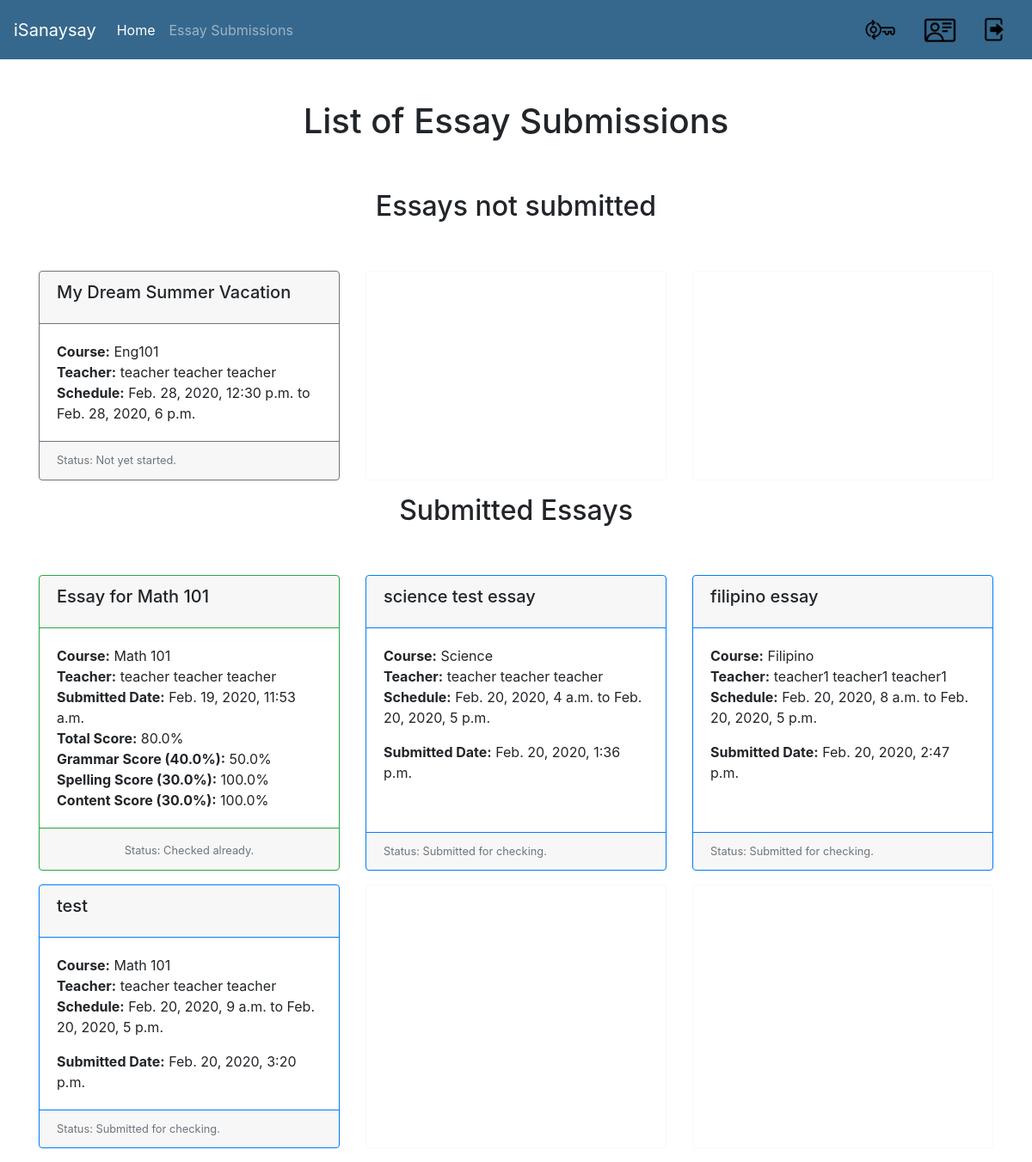
Before: /isanaysay/view_essay_submissions (signed in) with the older database file.
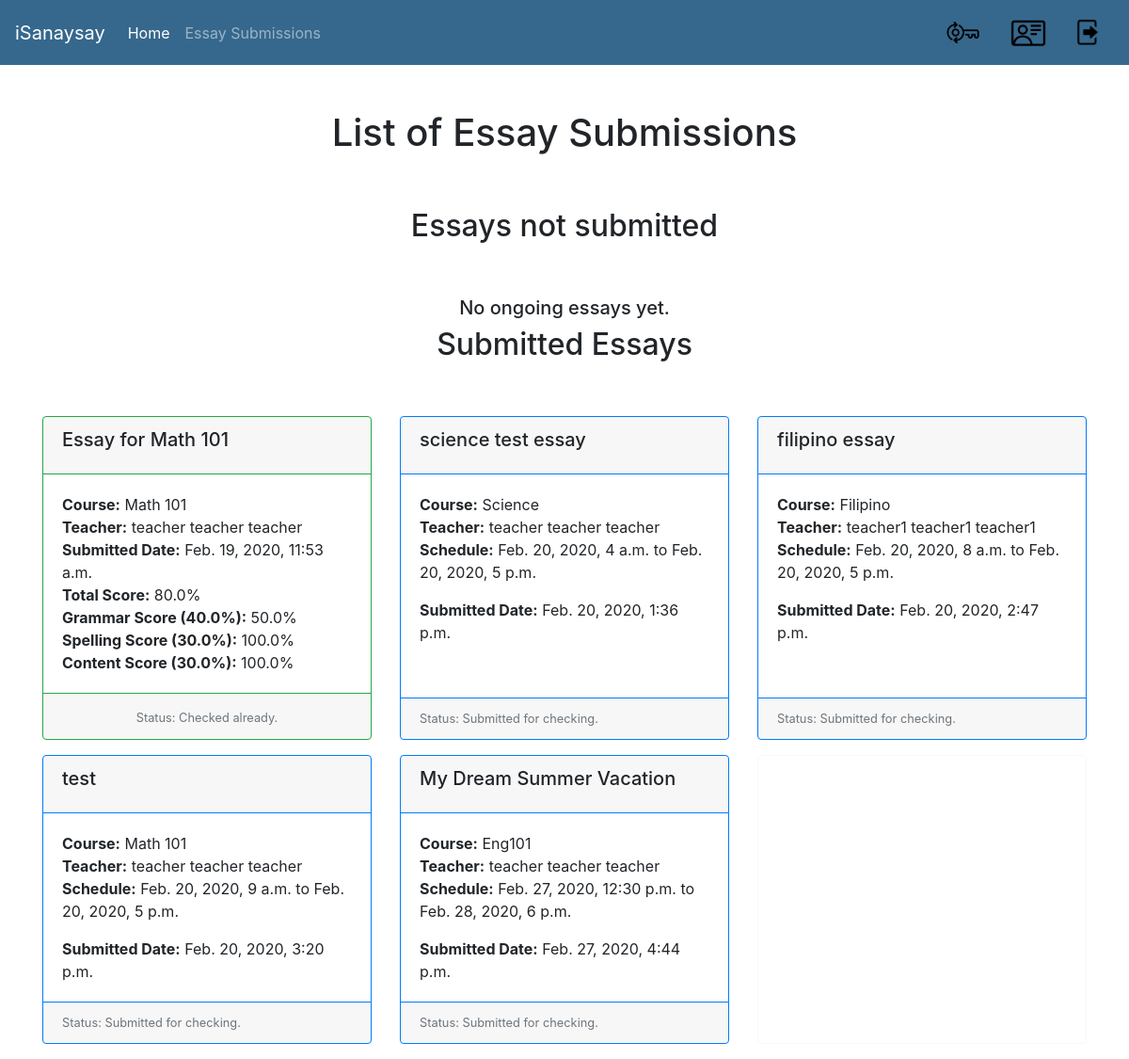
After: the same page with the newer database file.
### users/models.py (models this page shows, shortened)
class Essay(models.Model):
    course = models.ForeignKey(Course, verbose_name="Course", on_delete = models.CASCADE)
    name = models.CharField(verbose_name="Essay Name", max_length=300)
    essay_description = models.CharField(verbose_name="Essay Description", max_length=1500)
    essay_code = models.CharField(verbose_name="Essay Code", max_length=100)
    maximum_length = models.IntegerField(verbose_name="Maximum Length")
    start_date_time = models.DateTimeField(verbose_name="Essay Start Date and Time")
    end_date_time = models.DateTimeField(verbose_name="Essay End Date and Time")
    criteria_no_1 = models.FloatField(verbose_name="Grammar",default=0)
    criteria_no_2 = models.FloatField(verbose_name="Spelling",default=0)
    criteria_no_3 = models.FloatField(verbose_name="Content",default=0)
    words = models.CharField(verbose_name="Words",max_length=10000,default="")
    def is_past_due(self):
        date_today = datetime.datetime.now().replace(tzinfo=utc)
        essay_end_date = self.end_date_time.replace(tzinfo=utc)
        return date_today > essay_end_date
    def is_ongoing(self):
        date_today = datetime.datetime.now().replace(tzinfo=utc)
        essay_end_date = self.end_date_time.replace(tzinfo=utc)
        essay_start_date = self.start_date_time.replace(tzinfo=utc)
        return date_today > essay_start_date and date_today < essay_end_date

class Course(models.Model):
    pass
    semester_Choices = (
        ('A', 'First Semester'),
        ('B', 'Second Semester'),
        ('C', 'Summer'),
    )
    shoolYear_Choices = (
        ('1', '2019-2020'),
        ('2', '2020-2021'),
        ('3', '2021-2022'),
    )
    name = models.CharField(verbose_name="Course Name", max_length=128)
    course_code = models.CharField(verbose_name="Course Code", max_length=128)
    course_description = models.CharField(verbose_name="Course Description", max_length=500)
    course_detail = models.CharField(verbose_name="Course Detail", max_length=100)
    course_unit = models.IntegerField(verbose_name="Course Units", default=3)
    course_semester = models.CharField(max_length=1,choices=semester_Choices, default='A', verbose_name="Semester")
    course_school_year = models.CharField(max_length=1,choices=shoolYear_Choices, default='20', verbose_name="School Year")
    start_date = models.DateField(verbose_name="Course Start Date")
    end_date = models.DateField(verbose_name="Course End Date")
    students = models.ManyToManyField(CustomUser, related_name='students_enrolled')
    teacher = models.ForeignKey(CustomUser, verbose_name="Teacher", on_delete = models.CASCADE)

class CustomUser(AbstractUser):
    pass
    isStudent_Choices = (
        ('S', 'Student'),
        ('T', 'Teacher'),
    )
    first_name = models.CharField(verbose_name="First Name", max_length=100, default="")
    middle_name = models.CharField(verbose_name="Middle Name", max_length=100, default="")
    last_name = models.CharField(verbose_name="Last Name", max_length=100, default="")
    email_address = models.CharField(verbose_name="Email Address", max_length=100, default="some@email.com")
    id_number = models.CharField(verbose_name="ID Number", max_length=50, default="")
    isStudent = models.CharField(max_length=1,choices=isStudent_Choices, default='S', verbose_name="Student or Teacher")
    def __str__(self):
        return self.first_name + " " + self.middle_name + " " + self.last_name

class EssaySubmission(models.Model):
    pass
    isChecked_Choices = (
        ('Y', 'Yes'),
        ('N', 'No'),
    )
    essay = models.ForeignKey(Essay, verbose_name="Essay", on_delete = models.CASCADE)
    student = models.ForeignKey(CustomUser, verbose_name="Student", on_delete = models.CASCADE)
    content = models.CharField(verbose_name="Essay Content", max_length=3000)
    isChecked = models.CharField(max_length=1,choices=isChecked_Choices, default='N', verbose_name="Checked or Not Checked")
    submitted_date = models.DateTimeField(verbose_name="Essay Submission Date", auto_now_add=True)
    checked_date = models.DateTimeField(verbose_name="Essay Checked Date", auto_now_add=True)
    grammar_score = models.FloatField(verbose_name="Grammar Score", default=0)
    spelling_score = models.FloatField(verbose_name="Spelling Score", default=0)
    content_score = models.FloatField(verbose_name="Content Score", default=0)
    def checked_submission(self):
        if self.isChecked == 'N':
            return False
        return True
    def get_total_score(self):
        return (self.grammar_score  * self.essay.criteria_no_1 / 100) + (self.spelling_score * self.essay.criteria_no_2 / 100 ) + (self.content_score * self.essay.criteria_no_3 / 100 )

### users/views.py (the view)
def view_essay_submissions(request):
    template = "list_essay_submission.html"
    user_id = request.user.id
    print(user_id)
    essays = Essay.objects.select_related('course')
    essay_submissions = EssaySubmission.objects.select_related('student','essay').filter(student__id=user_id)
    courses = Course.objects.all()
    for essay in essays:
        present = False
        for s in essay.course.students.all():
            if s.id == user_id:
                present = True
                break
        if not present:
            essays = essays.exclude(id=essay.id)
    for essay in essays:
        present = False
        for es in essay_submissions:
            if essay.id == es.essay.id:
                present = True
                break
        if present:
            essays = essays.exclude(id=essay.id)
    date_today = datetime.datetime.now().replace(tzinfo=utc)
    context = {
        'essays': essays,
        'courses': courses,
        'essay_submissions': essay_submissions,
        'date_today': date_today,
    }
    return render(request, template, context)

### templates/list_essay_submission.html (shortened to what the changed rows need)
{% extends 'base.html' %}
{% block content %}
	<div id="parent"><div id="child"><br/><br/>
		<h1>List of Essay Submissions</h1><br/><br/>
    <h2>Essays not submitted</h2><br/><br/>
    <div style="width:100%">
    <div class="card-deck" style="display:inline-flex">
				{% for essay in essays %}
        {% if essay.is_ongoing %}
  <div class="card border-warning mb-3" style="max-width:350px;">
      <div class="card-header border-warning" ><a style="float:left;" href="{% url 'add-essay-submission' essay.id %}"><h5 class="card-title">{{ essay.name }}</h5> </a></div>
    <div class="card-body">
      <p class="card-text" style="float:left;margin-bottom:0px;"><b>Course:</b> {{ essay.course.name }}</p><br/>
      <p class="card-text" style="float:left;margin-bottom:0px;"><b>Teacher:</b> {{ essay.course.teacher }}</p><br/>
      <p class="card-text" style="float:left; text-align: left;"><b>Schedule:</b> {{ essay.start_date_time }} to {{ essay.end_date_time }}</p>
    </div>
    <div class="card-footer border-warning">
      <small class="text-muted" style="float:left;">Status: Ongoing.</small>
    </div>
  </div>
  {% else %}
  <div class="card border-secondary mb-3" style="max-width:350px;">
      <div class="card-header border-secondary" ><div style="float:left;" ><h5 class="card-title">{{ essay.name }}</h5> </div></div>
    <div class="card-body">
      <p class="card-text" style="float:left;margin-bottom:0px;"><b>Course:</b> {{ essay.course.name }}</p><br/>
      <p class="card-text" style="float:left;margin-bottom:0px;"><b>Teacher:</b> {{ essay.course.teacher }}</p><br/>
      <p class="card-text" style="float:left; text-align: left;"><b>Schedule:</b> {{ essay.start_date_time }} to {{ essay.end_date_time }}</p>
    </div>
    <div class="card-footer border-secondary">
      <small class="text-muted" style="float:left;">Status: Not yet started.</small>
    </div>
  </div>
        {% endif %}
        {% if forloop.last %}
        {% if forloop.counter|add:-1|divisibleby:"3" %}
  <div class="card border-light mb-3" style="min-width:350px;max-width:350px;"></div>
  <div class="card border-light mb-3" style="min-width:350px;max-width:350px;"></div>
        {% endif %}{% endif %}
        {% empty %}
        <h5> No ongoing essays yet. </h5>
  {% endfor %}
</div></div>
    <h2>Submitted Essays</h2><br/><br/>
    <div style="width:100%">
    <div class="card-deck" style="display:inline-flex; clear:both;">
    {% for essay_submission in essay_submissions %}
        {% if not essay_submission.checked_submission %}
  <div class="card border-primary mb-3" style="max-width:350px;">
      <div class="card-header border-primary" ><div style="float:left;" ><h5 class="card-title">{{ essay_submission.essay.name }}</h5> </div></div>
    <div class="card-body">
      <p class="card-text" style="float:left;margin-bottom:0px;"><b>Course:</b> {{ essay_submission.essay.course.name }}</p><br/>
      <p class="card-text" style="float:left;margin-bottom:0px;"><b>Teacher:</b> {{ essay_submission.essay.course.teacher }}</p><br/>
      <p class="card-text" style="float:left; text-align: left;"><b>Schedule:</b> {{ essay_submission.essay.start_date_time }} to {{ essay_submission.essay.end_date_time }}</p>
      <p class="card-text" style="float:left; margin-bottom:0px;text-align: left;"><b>Submitted Date:</b> {{ essay_submission.submitted_date }}</p>
    </div>
    <div class="card-footer border-primary">
      <small class="text-muted" style="float:left;">Status: Submitted for checking.</small>
    </div>
  </div>
        {% else %}
  <div class="card border-success mb-3" style="max-width:350px;">
      <div class="card-header border-success" ><div style="float:left;" ><h5 class="card-title">{{ essay_submission.essay.name }}</h5> </div></div>
    <div class="card-body">
      <p class="card-text" style="float:left;margin-bottom:0px;"><b>Course:</b> {{ essay_submission.essay.course.name }}</p><br/>
      <p class="card-text" style="float:left;margin-bottom:0px;"><b>Teacher:</b> {{ essay_submission.essay.course.teacher }}</p><br/>
      <p class="card-text" style="float:left; margin-bottom:0px;text-align: left; clear:both;"><b>Submitted Date:</b> {{ essay_submission.submitted_date }}</p><br/><br/>
      <p class="card-text" style="float:left; margin-bottom:0px;text-align: left;"><b>Total Score:</b> {{ essay_submission.get_total_score }}%</p>
      <p class="card-text" style="float:left; margin-bottom:0px;text-align: left;"><b>Grammar Score ({{essay_submission.essay.criteria_no_1}}%):</b> {{ essay_submission.grammar_score }}%</p>
      <p class="card-text" style="float:left; margin-bottom:0px;text-align: left;"><b>Spelling Score ({{essay_submission.essay.criteria_no_2}}%):</b> {{ essay_submission.spelling_score }}%</p>
      <p class="card-text" style="float:left; margin-bottom:0px;text-align: left;"><b>Content Score ({{essay_submission.essay.criteria_no_3}}%):</b> {{ essay_submission.content_score }}%</p>
    </div>
    <div class="card-footer border-success">
      <small class="text-muted">Status: Checked already.</small>
    </div>
  </div>
        {% endif %}
        {% if forloop.counter|divisibleby:"3" %}
      </div> </div><div style="width:100%"><div class="card-deck" style="display:inline-flex">
        {% endif %}
        {% if forloop.last %}
        {% if forloop.counter|add:-2|divisibleby:"3" %}
  <div class="card border-light mb-3" style="min-width:350px;max-width:350px;"></div>
        {% endif %}
        {% if forloop.counter|add:-1|divisibleby:"3" %}
  <div class="card border-light mb-3" style="min-width:350px;max-width:350px;"></div>
  <div class="card border-light mb-3" style="min-width:350px;max-width:350px;"></div>
        {% endif %}
        {% endif %}
        {% empty %}
        <h5> No essay submitted yet. </h5>
        {% endfor %}
</div></div>
</div>
	</div></div>
{% endblock %}

Changed rows visible on the page:
no longer on this page (row edited): Essay: name "My Dream Summer Vacation", course.name "Eng101", course.teacher "teacher teacher teacher", start_date_time "Feb. 28, 2020, 12:30 p.m.", end_date_time "Feb. 28, 2020, 6 p.m."
added EssaySubmission: essay.name "My Dream Summer Vacation", essay.course.name "Eng101", essay.course.teacher "teacher teacher teacher", essay.start_date_time "Feb. 27, 2020, 12:30 p.m.", essay.end_date_time "Feb. 28, 2020, 6 p.m.", submitted_date "Feb. 27, 2020, 4:44 p.m."
Other visible differences:
text now shown: "No ongoing essays yet."
